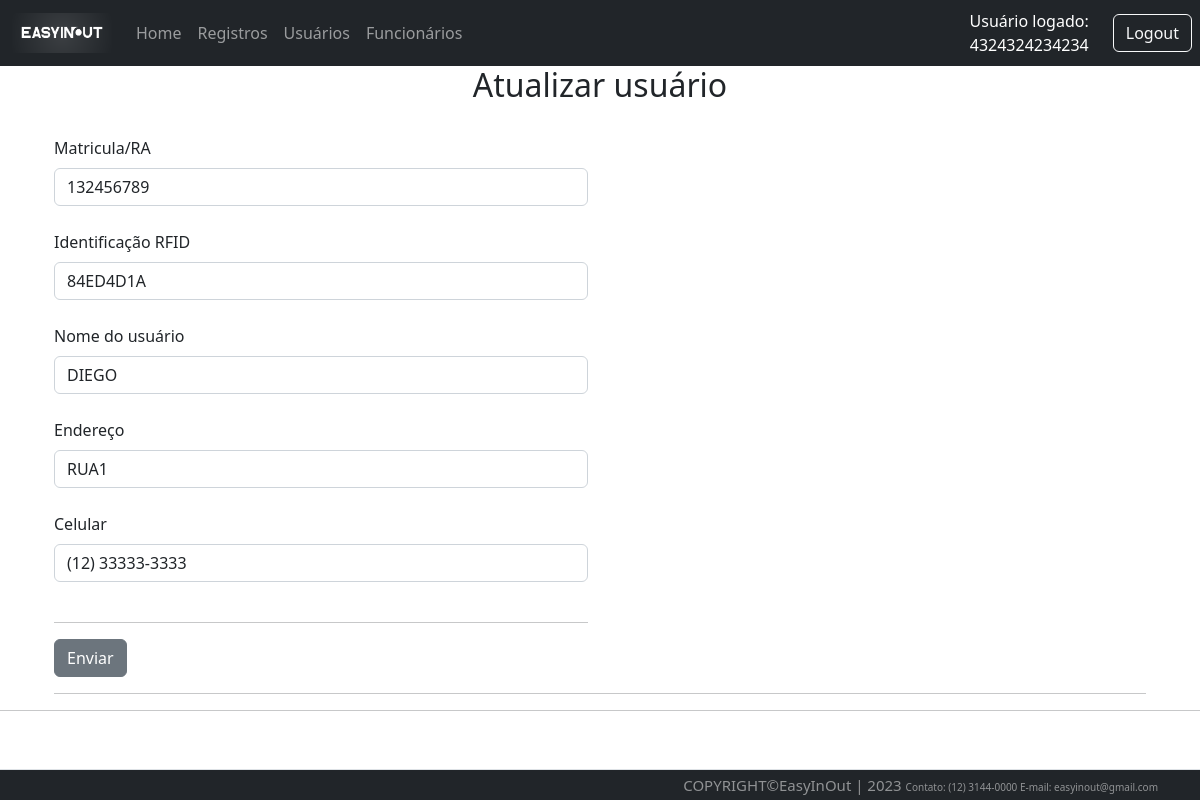
Page /user/1/updateUser (signed in) on the committed database.
### Src/Model/BancoDados.py (models this page shows, shortened)
class FuncBd(UserMixin,db.Model):
  id = db.Column(db.Integer, primary_key=True, autoincrement=True)
  mat = db.Column(db.Integer, unique=True)
  nome = db.Column(db.String(150))
  endereco = db.Column(db.String(150))
  contato = db.Column(db.String(150))
  email = db.Column(db.String(150))
  senha = db.Column(db.String(150))

class UserBd(db.Model):
  id = db.Column(db.Integer, primary_key=True, autoincrement=True)
  mat = db.Column(db.Integer, unique=True)
  rfid = db.Column(db.String(8), unique=True)
  nome = db.Column(db.String(150))
  endereco = db.Column(db.String(150))
  contato = db.Column(db.String(150))

### Src/View/User.py (the view, shortened to what this page needs)
@User.route('/<int:id>/updateUser', methods=['GET','POST'])
@login_required
def updateUser(id):
  _registro=request.form.get('mat')
  _rfid=request.form.get('rfid')
  _nome=request.form.get('nome')
  _endereco=request.form.get('endereco')
  _contato=request.form.get('contato')
  print(_nome)
  _user = UserBd.query.filter_by(id=id).first()
  return render_template('atualizarUsuario.html', user=_user)

### Src/View/Login.py (called while the page is built)
@login_manager.user_loader
def load_user(employee_id):
  funcionario = FuncBd.query.filter_by(id=employee_id).first()
  return funcionario

### Templates/atualizarUsuario.html (shortened to what this page needs)
{% extends 'base.html' %}
{% block conteudo %}
<h2 style="text-align: center;">Atualizar usuário</h2><br>
<div class="container">
<form method="POST" action="{{url_for('router.user.updateUser', id=user.id)}}">
  <div class="row">
    <div class="col-sm-6">
      <label class="form-label" for="form3Example4">Matricula/RA</label>
      <input type="text" minlength="6" maxlength="13" class="form-control" name="mat" value="{{user.mat}}"><br>
      <label class="form-label" for="form3Example4">Identificação RFID</label>
      <input type="text" class="form-control" name="rfid" value="{{user.rfid}}"><br>
      <label class="form-label" for="form3Example4">Nome do usuário</label>
      <input type="text" class="form-control" name="nome" value="{{user.nome}}"><br>
      <label class="form-label" for="form3Example4">Endereço</label>
      <input type="text" class="form-control" name="endereco" value="{{user.endereco}}"><br>
      <label class="form-label" for="form3Example4">Celular</label>
      <input type="text" class="form-control" name="contato" value="{{user.contato}}" id="celular"><br>
      <hr>
        <button type="submit" name="bt1" value="1" class="btn btn-secondary">Enviar</button>
    </div>
  </div>
  <hr>
</div>
{% endblock conteudo %}

### Templates/top.html (shortened to what this page needs)
<div id="containers">
{% if not current_user.nome %}
<nav class="navbar navbar-expand-lg navbar-dark bg-dark">
          <div class="container-fluid">
              <a class="navbar-brand" href="{{url_for('router.home.index')}}">
                <img src="{{url_for('static', filename='Images/easyinout.png')}}"
             style="width: 100px; height: 40px;">
              </a>
              <div class="collapse navbar-collapse" id="navbarSupportedContent">
                  <ul class="navbar-nav me-auto mb-2 mb-lg-0">
                    <li class="nav-item">
                        <a class="nav-link" href="{{url_for('router.home.index')}}">Home</a>
                    </li>
                    <li class="nav-item">
                        <a class="nav-link" href="{{url_for('router.about.sobre')}}">Sobre Nós</a>
                    </li>
                  </ul>
              </div>
              <div class="text-end">
                  <a type="button" class="btn btn-outline-light me-2" href="{{url_for('router.login.login')}}">Login</a>
              </div>
          </div>
      </nav>
{% else %}
        <nav class="navbar navbar-expand-lg navbar-dark bg-dark">
            <div class="container-fluid">
                <a class="navbar-brand" href="{{url_for('router.home.index')}}">
                  <img src="{{url_for('static', filename='Images/easyinout.png')}}"
             style="width: 100px; height: 40px;">
                </a>
                <div class="collapse navbar-collapse"
                    id="navbarSupportedContent">
                    <ul class="navbar-nav me-auto mb-2 mb-lg-0">
                        <li class="nav-item">
                            <a class="nav-link" href="{{url_for('router.home.index')}}">Home</a>
                        </li>
                        <li class="nav-item">
                            <a class="nav-link" href="{{url_for('router.traffic.list')}}">Registros</a>
                        </li>
                        <li class="nav-item">
                            <a class="nav-link"href="{{url_for('router.user.listUser')}}">Usuários</a>
                        </li>
                        <li class="nav-item">
                            <a class="nav-link"href="{{url_for('router.func.listFunc')}}">Funcionários</a>
                        </li>
                    </ul>
                </div>
            </div>
            <div class="text-end me-4" style="text-align:right; color:white; width:500px ">
              Usuário logado:<br>{{current_user.nome}}
            </div>
            <div class="text-end">
                <a type="button" class="btn btn-outline-light me-2" href="{{url_for('router.login.logout')}}">Logout</a>
            </div>
        </nav>
</div>
{% endif %}

### Templates/base.html (style rules this page uses)
body { min-height: 100% }

### rows in the picture
FuncBd: nome "4324324234234"
UserBd: mat "132456789", rfid "84ED4D1A", nome "DIEGO", endereco "RUA1", contato "(12) 33333-3333"
